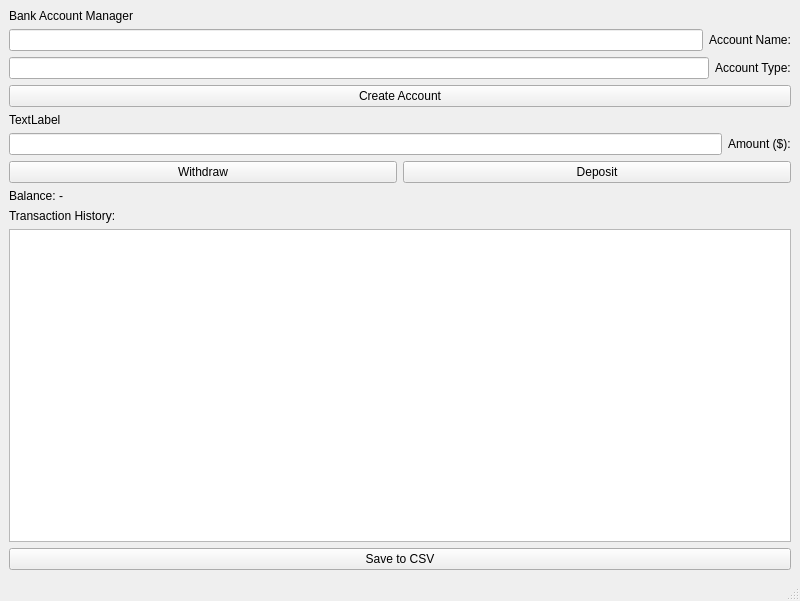
<?xml version="1.0" encoding="UTF-8"?>
<ui version="4.0">
 <class>MainWindow</class>
 <widget class="QMainWindow" name="MainWindow">
  <property name="geometry">
   <rect>
    <x>0</x>
    <y>0</y>
    <width>800</width>
    <height>601</height>
   </rect>
  </property>
  <property name="windowTitle">
   <string>MainWindow</string>
  </property>
  <widget class="QWidget" name="centralwidget">
   <layout class="QVBoxLayout" name="verticalLayout">
    <item>
     <widget class="QLabel" name="title_label">
      <property name="text">
       <string>Bank Account Manager</string>
      </property>
     </widget>
    </item>
    <item>
     <layout class="QHBoxLayout" name="horizontalLayout">
      <item>
       <widget class="QLineEdit" name="name_input"/>
      </item>
      <item>
       <widget class="QLabel" name="label">
        <property name="text">
         <string>Account Name:</string>
        </property>
       </widget>
      </item>
     </layout>
    </item>
    <item>
     <layout class="QHBoxLayout" name="horizontalLayout_2">
      <item>
       <widget class="QLineEdit" name="account_type"/>
      </item>
      <item>
       <widget class="QLabel" name="label_2">
        <property name="text">
         <string>Account Type:</string>
        </property>
       </widget>
      </item>
     </layout>
    </item>
    <item>
     <widget class="QPushButton" name="create_button">
      <property name="text">
       <string>Create Account</string>
      </property>
     </widget>
    </item>
    <item>
     <widget class="QLabel" name="status_label">
      <property name="text">
       <string>TextLabel</string>
      </property>
     </widget>
    </item>
    <item>
     <layout class="QHBoxLayout" name="horizontalLayout_3">
      <item>
       <widget class="QLineEdit" name="amount_input"/>
      </item>
      <item>
       <widget class="QLabel" name="label_3">
        <property name="text">
         <string>Amount ($):</string>
        </property>
       </widget>
      </item>
     </layout>
    </item>
    <item>
     <layout class="QHBoxLayout" name="horizontalLayout_4">
      <item>
       <widget class="QPushButton" name="withdraw_button">
        <property name="text">
         <string>Withdraw</string>
        </property>
       </widget>
      </item>
      <item>
       <widget class="QPushButton" name="deposit_button">
        <property name="text">
         <string>Deposit</string>
        </property>
       </widget>
      </item>
     </layout>
    </item>
    <item>
     <widget class="QLabel" name="balance_label">
      <property name="text">
       <string>Balance: -</string>
      </property>
     </widget>
    </item>
    <item>
     <widget class="QLabel" name="label_4">
      <property name="text">
       <string>Transaction History:</string>
      </property>
     </widget>
    </item>
    <item>
     <widget class="QTableWidget" name="history_table"/>
    </item>
    <item>
     <widget class="QPushButton" name="save_button">
      <property name="text">
       <string>Save to CSV</string>
      </property>
     </widget>
    </item>
   </layout>
  </widget>
  <widget class="QMenuBar" name="menubar">
   <property name="geometry">
    <rect>
     <x>0</x>
     <y>0</y>
     <width>800</width>
     <height>21</height>
    </rect>
   </property>
  </widget>
  <widget class="QStatusBar" name="statusbar"/>
 </widget>
 <resources/>
 <connections/>
</ui>
